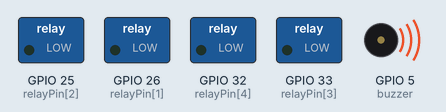
Simulated run of this program. Board: ESP32. On the bench: switched loads named in the program (green lamp = pin HIGH), buzzer (waves = sounding, pin HIGH). WiFi joins after 1.5 s; servers stay silent unless stated; what the program prints to the serial monitor is not drawn.

Above: at 7.1 s.
At 8.1 s:
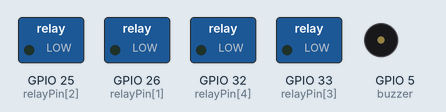
Timing chart, 0 to 9.6 s (numbered marks = the images above):
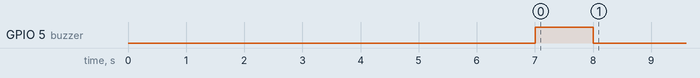

The program:

main.cpp
```cpp
#include <Arduino.h>
#include <WiFi.h>
#include <WebServer.h>

WebServer server(80);

const char *ssid = "your ssid";
const char *password = "your password";

// ke atas rahasia
const int buzzer = 5;

// Pin relay tiap ruangan (edit sesuai kebutuhan)
const int relayPin[5] = {0, 26, 25, 33, 32}; // index 0 kosong, pakai 1-4

// State tiap ruangan
bool lampState[5] = {false, false, false, false, false};

void connectWifi()
{
  WiFi.begin(ssid, password);
  Serial.print("Connecting to WiFi");
  while (WiFi.status() != WL_CONNECTED)
  {
    delay(1000);
    Serial.print(".");
    digitalWrite(buzzer, LOW);
  }
  digitalWrite(buzzer, HIGH);
  delay(1000);
  digitalWrite(buzzer, LOW);
  Serial.println("\nConnected!");
  Serial.print("IP Address: ");
  Serial.println(WiFi.localIP());
}

// Factory function buat bikin handler per ruangan
void handleGet(int roomId)
{
  server.sendHeader("Access-Control-Allow-Origin", "*");
  server.send(200, "text/plain", lampState[roomId] ? "ON" : "OFF");
}

void handlePost(int roomId)
{
  lampState[roomId] = !lampState[roomId];
  digitalWrite(relayPin[roomId], lampState[roomId] ? HIGH : LOW);
  server.sendHeader("Access-Control-Allow-Origin", "*");
  server.send(200, "text/plain", lampState[roomId] ? "ON" : "OFF");
}

// Handler per ruangan
void getRoom1()
{
  handleGet(1);
}
void getRoom2() { handleGet(2); }
void getRoom3() { handleGet(3); }
void getRoom4() { handleGet(4); }

void setRoom1()
{
  handlePost(1);
}
void setRoom2() { handlePost(2); }
void setRoom3() { handlePost(3); }
void setRoom4() { handlePost(4); }

void setup()
{
  Serial.begin(115200);
  pinMode(buzzer, OUTPUT);

  // Setup pin relay
  for (int i = 1; i <= 4; i++)
  {
    pinMode(relayPin[i], OUTPUT);
    digitalWrite(relayPin[i], LOW);
  }

  delay(5000);
  connectWifi();

  // Register endpoints
  server.on("/lamp/room1", HTTP_GET, getRoom1);
  server.on("/lamp/room1", HTTP_POST, setRoom1);

  server.on("/lamp/room2", HTTP_GET, getRoom2);
  server.on("/lamp/room2", HTTP_POST, setRoom2);

  server.on("/lamp/room3", HTTP_GET, getRoom3);
  server.on("/lamp/room3", HTTP_POST, setRoom3);

  server.on("/lamp/room4", HTTP_GET, getRoom4);
  server.on("/lamp/room4", HTTP_POST, setRoom4);

  server.begin();
  Serial.println("Server started..");
}

void loop()
{
  server.handleClient();
}
```
